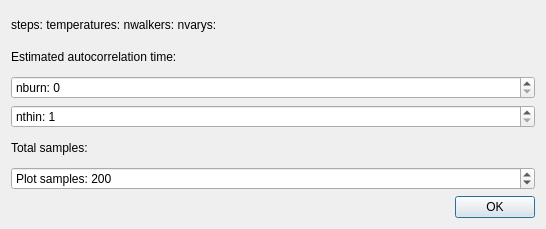
<?xml version="1.0" encoding="UTF-8"?>
<ui version="4.0">
 <class>Dialog</class>
 <widget class="QDialog" name="Dialog">
  <property name="windowModality">
   <enum>Qt::WindowModal</enum>
  </property>
  <property name="geometry">
   <rect>
    <x>0</x>
    <y>0</y>
    <width>546</width>
    <height>229</height>
   </rect>
  </property>
  <property name="windowTitle">
   <string>Process MCMC chain</string>
  </property>
  <property name="modal">
   <bool>true</bool>
  </property>
  <layout class="QGridLayout" name="gridLayout">
   <item row="0" column="0">
    <widget class="QLabel" name="chain_size">
     <property name="text">
      <string>steps: temperatures: nwalkers: nvarys:</string>
     </property>
    </widget>
   </item>
   <item row="1" column="0">
    <widget class="QLabel" name="autocorrelation_time">
     <property name="text">
      <string>Estimated autocorrelation time:</string>
     </property>
    </widget>
   </item>
   <item row="2" column="0">
    <widget class="QSpinBox" name="burn">
     <property name="prefix">
      <string>nburn: </string>
     </property>
     <property name="maximum">
      <number>100000</number>
     </property>
    </widget>
   </item>
   <item row="3" column="0">
    <widget class="QSpinBox" name="thin">
     <property name="prefix">
      <string>nthin: </string>
     </property>
     <property name="minimum">
      <number>1</number>
     </property>
     <property name="maximum">
      <number>100000</number>
     </property>
    </widget>
   </item>
   <item row="4" column="0">
    <widget class="QLabel" name="total_samples">
     <property name="text">
      <string>Total samples: </string>
     </property>
    </widget>
   </item>
   <item row="5" column="0">
    <widget class="QSpinBox" name="nplot">
     <property name="prefix">
      <string>Plot samples: </string>
     </property>
     <property name="minimum">
      <number>1</number>
     </property>
     <property name="maximum">
      <number>10000</number>
     </property>
     <property name="value">
      <number>200</number>
     </property>
    </widget>
   </item>
   <item row="6" column="0">
    <widget class="QDialogButtonBox" name="buttonBox">
     <property name="orientation">
      <enum>Qt::Horizontal</enum>
     </property>
     <property name="standardButtons">
      <set>QDialogButtonBox::Ok</set>
     </property>
    </widget>
   </item>
  </layout>
 </widget>
 <resources/>
 <connections>
  <connection>
   <sender>buttonBox</sender>
   <signal>accepted()</signal>
   <receiver>Dialog</receiver>
   <slot>accept()</slot>
   <hints>
    <hint type="sourcelabel">
     <x>248</x>
     <y>254</y>
    </hint>
    <hint type="destinationlabel">
     <x>157</x>
     <y>274</y>
    </hint>
   </hints>
  </connection>
  <connection>
   <sender>buttonBox</sender>
   <signal>rejected()</signal>
   <receiver>Dialog</receiver>
   <slot>reject()</slot>
   <hints>
    <hint type="sourcelabel">
     <x>316</x>
     <y>260</y>
    </hint>
    <hint type="destinationlabel">
     <x>286</x>
     <y>274</y>
    </hint>
   </hints>
  </connection>
 </connections>
</ui>
